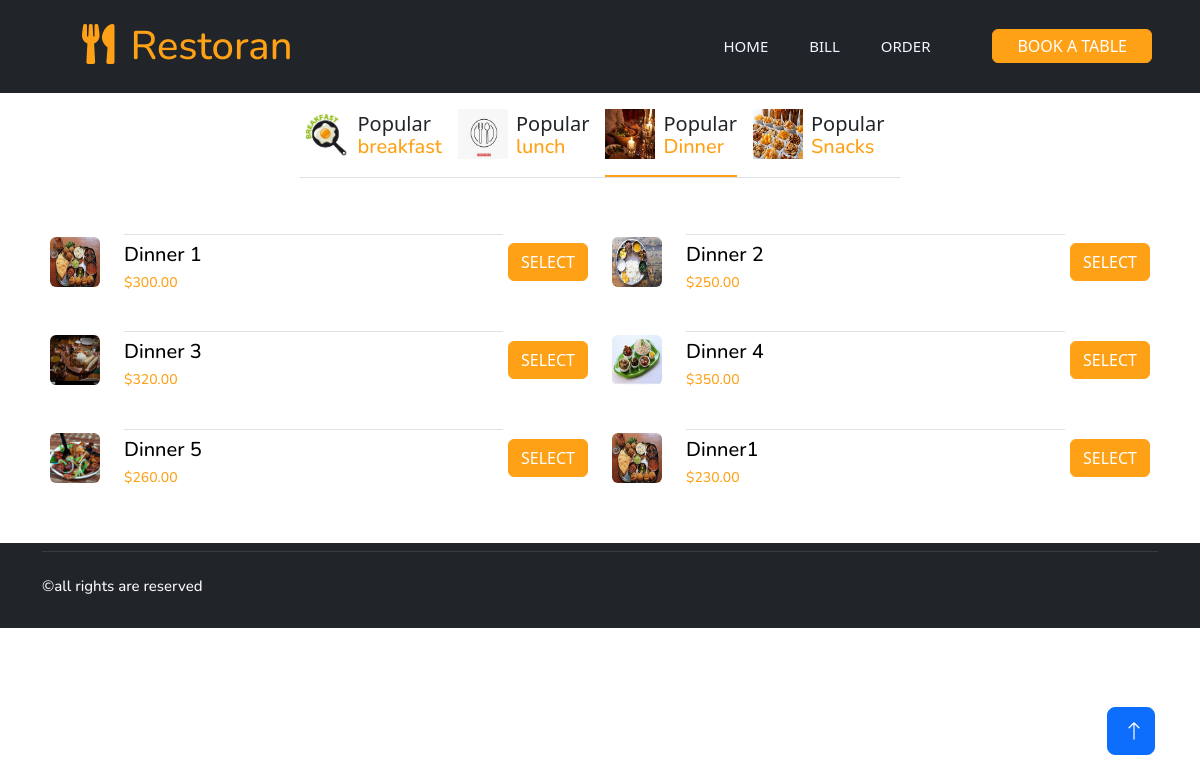
Screenshot of /3/ with the database file from the repository.
### table/models.py (models this page shows, shortened)
class Category(models.Model):
    name = models.CharField(max_length=255)
    image = models.ImageField(upload_to='Category/')

class FoodItem(models.Model):
    name = models.CharField(max_length=255)
    category = models.ForeignKey(Category, related_name='food_items', on_delete=models.CASCADE)
    image = models.ImageField(upload_to='FoodItem/')
    price = models.DecimalField(max_digits=10, decimal_places=2)

### emenu/views.py (the view)
# urls.py: path('<int:id>/', views.table_home, name='table_home'),
def table_home(request, id=None):
    categories = Category.objects.all()
    if id:  # if a category ID is provided in the URL
        selected_category = get_object_or_404(Category, id=id)
    else:  # otherwise, show the first category by default
        selected_category = categories.first()
    food_items = FoodItem.objects.filter(category=selected_category)
    context = {
        'categories': categories,
        'selected_category': selected_category,
        'food_items': food_items
    }
    return render(request, 'table_home.html', context)

### templates/table_home.html (shortened to what this page needs)
{% load static %}
<!DOCTYPE html>
<html lang="en">
<head>
    <link href="https://cdnjs.cloudflare.com/ajax/libs/font-awesome/5.10.0/css/all.min.css" rel="stylesheet">
    <link href="https://cdn.jsdelivr.net/npm/bootstrap-icons@1.4.1/font/bootstrap-icons.css" rel="stylesheet">
    <link href="{% static 'lib/animate/animate.min.css' %}" rel="stylesheet">
    <link href="{% static 'lib/owlcarousel/assets/owl.carousel.min.css' %}" rel="stylesheet">
    <link href="{% static 'lib/tempusdominus/css/tempusdominus-bootstrap-4.min.css' %}" rel="stylesheet" />
    <link href="{% static 'css/bootstrap.min.css' %}" rel="stylesheet">
    <link href="{% static 'css/style.css' %}" rel="stylesheet">
<link href="https://cdn.jsdelivr.net/npm/bootstrap@5.3.0-alpha1/dist/css/bootstrap.min.css" rel="stylesheet">
</head>
<body>
    <div class="container-xxl bg-white p-0" >
 <div class="container-xxl position-relative p-0">
    <nav class="navbar navbar-expand-lg navbar-dark bg-dark px-2 px-lg-5 py-3 py-lg-0">
        <a href="" class="navbar-brand p-0" style="margin-bottom: 0px; padding-bottom: 0;">
            <h1 class="text-primary m-1" style="color: #FEA116 !important; text-decoration: none !important;">
                <i class="fa fa-utensils me-3" style="margin-left: 30px; margin-top: 0px; color: #FEA116 !important;"></i>Restoran
            </h1>
        </a>
        <div class="collapse navbar-collapse" id="navbarCollapse" style="margin-bottom: 0; padding-bottom: 0; margin-top: 0px;">
            <div class="navbar-nav ms-auto py-0 pe-4" style="padding-bottom: 18px; margin-top: 0px;">
                <a href="{% url 'table_home' %}" class="nav-item nav-link {% if request.path == '/' %}active{% endif %}">Home</a>
                <a href="{% url 'bill' %}" class="nav-item nav-link {% if request.path == '/bill/' %}active{% endif %}">Bill</a>
                <a href="{% url 'order' %}" class="nav-item nav-link {% if request.path == '/order/' %}active{% endif %}">Order</a>
            </div>
            <a href="" class="btn btn-primary py-1 px-4" style="margin-left: 30px; margin-top: 0px; background-color: #FEA116; border-color: #FEA116;">Book A Table</a>
        </div>
    </nav>
</div>
{% block content %}
<div class="tab-class text-center wow fadeInUp mt-3" data-wow-delay="0.1s">
    <ul class="nav nav-pills d-inline-flex justify-content-center border-bottom mb-5">
        {% for category in categories %}
            <li class="nav-item">
                <a class="d-flex align-items-center text-start mx-3 ms-0 pb-3 {% if category == selected_category %}active{% endif %}" href="{% url 'table_home' category.id %}" style="color: #FEA116;text-decoration:none;">
                    <img src="{{ category.image.url }}" alt="{{ category.name }}" class="img-fluid" style="width: 50px; height: 50px;">
                    <div class="ps-2    ">
                        <small class="text-body" style="text-decoration: none;font-size:20px;">Popular</small>
                        <h6 class="mt-n1 mb-0" style="color: #FEA116;font-size:20px;">{{ category.name }}</h6>
                    </div>
                </a>
            </li>
        {% endfor %}
    </ul>
</div>
<div class="tab-content" style="margin-left: 50px; margin-right:50px;">
    <div class="tab-pane fade show active">
        <div class="row g-4">
            {% for item in food_items %}
                <div class="col-lg-6">
                    <div class="d-flex align-items-center">
                        <img class="flex-shrink-0 img-fluid rounded" src="{{ item.image.url }}" alt="{{ item.name }}" style="width: 50px; height: 50px;">
                        <div class="w-100 d-flex flex-column text-start ps-4">
                            <h5 class="d-flex justify-content-between border-bottom pb-2">
                                <h5 style="color: #000000;font-size: 20px; ">{{ item.name }}</h5>
                                <h5 class="" style="font-size: 14px; color: #FEA116;">${{ item.price }}</h5>
                            </h5>
                        </div>
                        <button type="button" class="btn" data-bs-toggle="modal" data-bs-target="#selectModal-{{ item.id }}" style="margin-left: 5px; background-color: #FEA116; color: white; border-color:#FEA116;">Select</button>
                    </div>
                </div>
            {% empty %}
                <div class="col-12">
                    <p>No food items available for this category.</p>
                </div>
            {% endfor %}
        </div>
    </div>
</div>
{% endblock %}
        {% block footer %}
        <div class="container-fluid bg-dark text-light footer pt-2 mt-5 wow fadeIn" data-wow-delay="0.1s">
            <div class="container">
                <div class="copyright">
                    <div class="row">
                        <h3 style="font-color: #ffffff ; font-size: 15px; "> &copy;all rights are reserved </h3>
                    </div>
                </div>
            </div>
        </div>
        {% endblock footer %}
        <a href="#" class="btn btn-lg btn-primary btn-lg-square back-to-top"><i class="bi bi-arrow-up"></i></a>
    </div>
<link href="https://cdn.jsdelivr.net/npm/bootstrap@5.3.0-alpha1/dist/css/bootstrap.min.css" rel="stylesheet">
</body>
</html>

### static/css/style.css (style rules this page uses)
:root { --primary: #FEA116; --light: #F1F8FF; --dark: #0F172B; }
.back-to-top { position: fixed; display: none; right: 45px; bottom: 45px; z-index: 99; }
.btn { font-family: 'Nunito', sans-serif; font-weight: 500; text-transform: uppercase; transition: .5s; }
.btn.btn-primary, .btn.btn-secondary { color: #FFFFFF; }
.btn-lg-square { width: 48px; height: 48px; }
.btn-square, .btn-sm-square, .btn-lg-square { padding: 0; display: flex; align-items: center; justify-content: center; font-weight: normal; border-radius: 2px; }
.navbar-dark { position: fixed; width: 100%; top: 0; left: 0; z-index: 999; background: var(--dark) !important; transition: none; }
.navbar-dark .navbar-nav .nav-link { position: relative; margin-left: 25px; padding: 35px 0; font-size: 15px; color: var(--light) !important; text-transform: uppercase; font-weight: 500; outline: none; transition: .5s; }
@media (min-width: 992px) { .navbar-dark { position: fixed; width: 100%; top: 0; left: 0; z-index: 999; background: var(--dark) !important; } }
.nav-pills .nav-item .active { border-bottom: 2px solid var(--primary); }
.footer .copyright { padding: 25px 0; font-size: 15px; border-top: 1px solid rgba(256, 256, 256, .1); }

### rows the page displays
Category: image (picture), name "breakfast"
Category: image (picture), name "lunch"
Category: image (picture), name "Dinner"
Category: image (picture), name "Snacks"
FoodItem: image (picture), name "Dinner 1", price "300.00"
FoodItem: image (picture), name "Dinner 2", price "250.00"
FoodItem: image (picture), name "Dinner 3", price "320.00"
FoodItem: image (picture), name "Dinner 4", price "350.00"
FoodItem: image (picture), name "Dinner 5", price "260.00"
FoodItem: image (picture), name "Dinner1", price "230.00"
